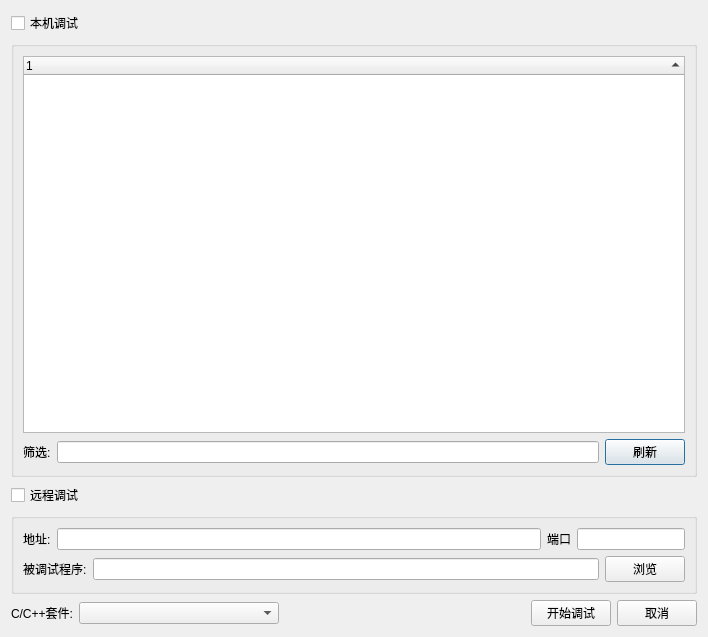
<?xml version="1.0" encoding="UTF-8"?>
<ui version="4.0">
 <class>Dialog</class>
 <widget class="QDialog" name="Dialog">
  <property name="geometry">
   <rect>
    <x>0</x>
    <y>0</y>
    <width>708</width>
    <height>637</height>
   </rect>
  </property>
  <property name="windowTitle">
   <string>调试</string>
  </property>
  <layout class="QVBoxLayout" name="verticalLayout_4">
   <item>
    <widget class="QCheckBox" name="chkLocal">
     <property name="text">
      <string>本机调试</string>
     </property>
    </widget>
   </item>
   <item>
    <widget class="QGroupBox" name="grplocal">
     <property name="title">
      <string/>
     </property>
     <layout class="QVBoxLayout" name="verticalLayout" stretch="1,0">
      <item>
       <widget class="QTreeWidget" name="treeWidget">
        <property name="sortingEnabled">
         <bool>true</bool>
        </property>
        <attribute name="headerVisible">
         <bool>true</bool>
        </attribute>
        <column>
         <property name="text">
          <string notr="true">1</string>
         </property>
        </column>
       </widget>
      </item>
      <item>
       <layout class="QHBoxLayout" name="horizontalLayout_4">
        <item>
         <widget class="QLabel" name="label">
          <property name="text">
           <string>筛选:</string>
          </property>
         </widget>
        </item>
        <item>
         <widget class="QLineEdit" name="edtfilter"/>
        </item>
        <item>
         <widget class="QPushButton" name="btnRefresh">
          <property name="text">
           <string>刷新</string>
          </property>
         </widget>
        </item>
       </layout>
      </item>
     </layout>
    </widget>
   </item>
   <item>
    <widget class="QCheckBox" name="chkRemote">
     <property name="text">
      <string>远程调试</string>
     </property>
    </widget>
   </item>
   <item>
    <widget class="QGroupBox" name="grpremote">
     <property name="title">
      <string/>
     </property>
     <layout class="QVBoxLayout" name="verticalLayout_5">
      <item>
       <layout class="QVBoxLayout" name="verticalLayout_2">
        <item>
         <layout class="QHBoxLayout" name="horizontalLayout_2" stretch="0,1,0,0">
          <item>
           <widget class="QLabel" name="label_2">
            <property name="text">
             <string>地址:</string>
            </property>
           </widget>
          </item>
          <item>
           <widget class="QLineEdit" name="edtHost"/>
          </item>
          <item>
           <widget class="QLabel" name="label_3">
            <property name="text">
             <string>端口</string>
            </property>
           </widget>
          </item>
          <item>
           <widget class="QLineEdit" name="edtport"/>
          </item>
         </layout>
        </item>
        <item>
         <layout class="QHBoxLayout" name="horizontalLayout_3" stretch="0,1,0">
          <item>
           <widget class="QLabel" name="label_4">
            <property name="text">
             <string>被调试程序:</string>
            </property>
           </widget>
          </item>
          <item>
           <widget class="QLineEdit" name="edtProg"/>
          </item>
          <item>
           <widget class="QPushButton" name="btnBrowser">
            <property name="text">
             <string>浏览</string>
            </property>
           </widget>
          </item>
         </layout>
        </item>
       </layout>
      </item>
     </layout>
    </widget>
   </item>
   <item>
    <layout class="QHBoxLayout" name="horizontalLayout" stretch="0,0,1,0,0">
     <item>
      <widget class="QLabel" name="label_5">
       <property name="text">
        <string>C/C++套件:</string>
       </property>
      </widget>
     </item>
     <item>
      <widget class="QComboBox" name="cmbKit">
       <property name="minimumSize">
        <size>
         <width>200</width>
         <height>0</height>
        </size>
       </property>
      </widget>
     </item>
     <item>
      <layout class="QVBoxLayout" name="verticalLayout_3"/>
     </item>
     <item>
      <widget class="QPushButton" name="btnOk">
       <property name="text">
        <string>开始调试</string>
       </property>
      </widget>
     </item>
     <item>
      <widget class="QPushButton" name="btnCancel">
       <property name="text">
        <string>取消</string>
       </property>
      </widget>
     </item>
    </layout>
   </item>
  </layout>
 </widget>
 <resources/>
 <connections/>
</ui>
